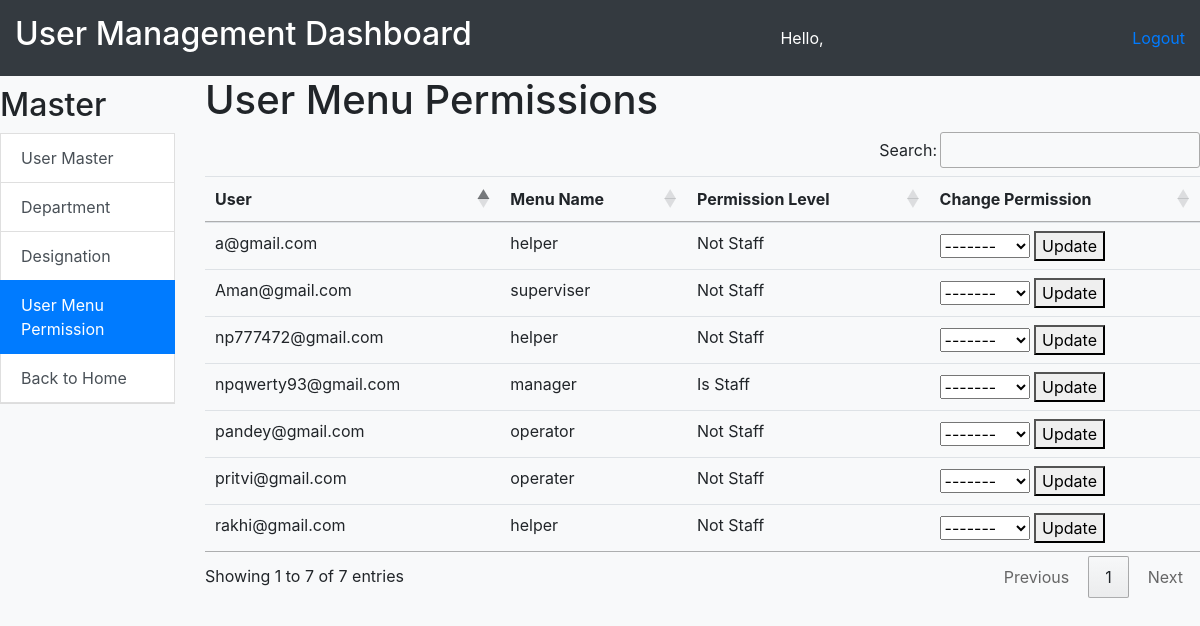
The page /emp_home/user_menu_permission/ (signed in) on the database its author committed.
### employee/models.py (models this page shows, shortened)
class UserMenuPermission(models.Model):
    PERMISSION_CHOICES = [
        (True, 'Is Staff'),
        (False, 'Not Staff'),
    ]
    user = models.ForeignKey(User, on_delete=models.CASCADE)
    menu_name = models.CharField(max_length=100)
    permission_level = models.BooleanField(choices=PERMISSION_CHOICES, default=False)
    def get_permission_display(self):
        return 'Is Staff' if self.permission_level else 'Not Staff'

### employee/views.py (the view)
# urls.py: path('user_menu_permission/', user_menu_permission, name='user_menu_permission'),
@login_required
@user_passes_test(lambda u: u.is_staff)
def user_menu_permission(request):
    permissions = UserMenuPermission.objects.all()
    return render(request, 'user_menu_permission.html', {'permissions': permissions})

### employee/templates/user_menu_permission.html (shortened to what this page needs)
{% extends 'user_management.html' %}
{% block content %}
  <h1>User Menu Permissions</h1>
  <table class="table" id='example'>
    <thead>
      <tr>
        <th>User</th>
        <th>Menu Name</th>
        <th>Permission Level</th>
        <th>Change Permission</th>
      </tr>
    </thead>
    <tbody>
      {% for permission in permissions %}
        <tr>
          <td>{{ permission.user.username }}</td>
          <td>{{ permission.menu_name }}</td>
          <td>{{ permission.get_permission_display }}</td>
          <td>
            <form method="post" action="{% url 'update_permission' permission.id %}">
              <select name="new_permission_level">
                <option value="">-------</option>
              </select>
              <button type="submit">Update</button>
            </form>
          </td>
        </tr>
      {% endfor %}
    </tbody>
  </table>
{% endblock %}

### employee/templates/user_management.html (style rules this page uses)
body { background-color: #f8f9fa; margin: 0; }

### rows shown on the page
UserMenuPermission: user.username "Aman@gmail.com", menu_name "superviser", permission "Not Staff"
UserMenuPermission: user.username "npqwerty93@gmail.com", menu_name "manager", permission "Is Staff"
UserMenuPermission: user.username "rakhi@gmail.com", menu_name "helper", permission "Not Staff"
UserMenuPermission: user.username "a@gmail.com", menu_name "helper", permission "Not Staff"
UserMenuPermission: user.username "pritvi@gmail.com", menu_name "operater", permission "Not Staff"
UserMenuPermission: user.username "pandey@gmail.com", menu_name "operator", permission "Not Staff"
UserMenuPermission: user.username "np777472@gmail.com", menu_name "helper", permission "Not Staff"
